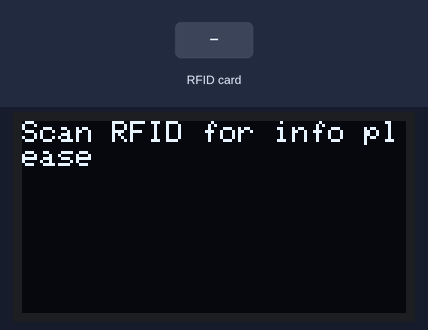
Bench run of a sketch on a simulated ESP32. Shown: 128×64 one-colour display. The test bench sets the inputs (shaded band). WiFi joins after 1.5 s; servers stay silent unless stated; uploads are accepted with an empty reply; what the sketch prints to the serial monitor is not drawn.

Above: at 3.8 s.
3.9 s: RFID card 5E 7A 19 C4 held to the reader
At 5.9 s:
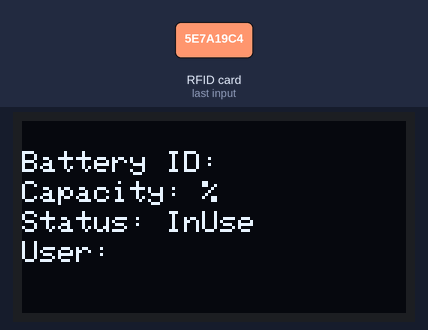
6.2 s: RFID card 5E 7A 19 C4 held to the reader
At 6.7 s:
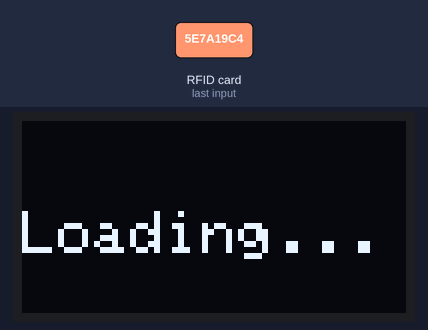
Timing chart, 0 to 9.2 s (numbered marks = the images above; inputs shaded):
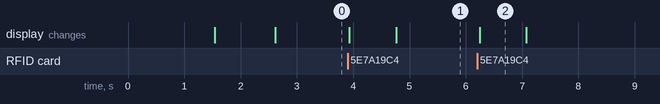

Measured:
- after the input at 3.9 s, the display: first changes at once (image 1 shows a later state)
- after the input at 6.2 s, the display: changes after 0.05 s (image 2)
- what the display in image 2 shows lasts 0.9 s, from 6.2 s to 7.1 s

The sketch:

FinalIOT.ino
```cpp
#include <WiFi.h>
#include <SPI.h>
#include <MFRC522.h>
#include <WiFiClientSecure.h>
#include <Wire.h>
#include <Adafruit_GFX.h>
#include <Adafruit_SSD1306.h>


#define SCREEN_WIDTH 128 // OLED display width, in pixels
#define SCREEN_HEIGHT 64 // OLED display height, in pixels
#define SS_PIN  5  // ESP32 pin GIOP5
#define RST_PIN 27 // ESP32 pin GIOP27

MFRC522 rfid(SS_PIN, RST_PIN);

// Declaration for an SSD1306 display connected to I2C (SDA, SCL pins)
Adafruit_SSD1306 display(SCREEN_WIDTH, SCREEN_HEIGHT, &Wire, -1);


#include <HTTPClient.h>

const char *ssid = "Asim";
const char *password = "ilikewater";
#define MY_ADDRESS "0xB7E99669e9eDdD2975511FBF059d01969f43D409"      //Put your wallet address here
#define BATTERYCONTRACT  "0xFeaD5cd27A7AF5cbeD9bAd737c5Fb70A9c066DEE"  //Put your ERC20 contract address here
#define ETHERSCAN_TX "https://mumbai.polygonscan.com/tx/"

// Copy/paste the private key from MetaMask in here
const char *PRIVATE_KEY = "a12e71ebe9a4bc009a99f6b0a99c8f24163ce13d39979100adb2a1a74c7519b7"; //32 Byte Private key

const char* serverName = "https://restpolygon.asimjawahir.repl.co/";
int wificounter = 0;
void setup_wifi();
void addNewBatteryToStation(int currentStation, String rfid, String metaABI,  const char *contractAddr);
String getBatteryInfo(const char * rfid);
void displayBatteryInfo(String json);
void scan(String user);
void setup() {
    Serial.begin(115200);
    // Add
    setup_wifi();
//    Serial.println(getBatteryInfo("e510b430"));
    Serial.begin(115200);

    if(!display.begin(SSD1306_SWITCHCAPVCC, 0x3C)) { // Address 0x3D for 128x64
      Serial.println(F("SSD1306 allocation failed"));
      for(;;);
    }
    delay(1000);

    display.clearDisplay();

    // Init SPI bus
    SPI.begin();

    // Initialize MFRC522
    rfid.PCD_Init();

    display.setTextSize(1);
    display.setTextColor(WHITE);
    display.print("Scan RFID for info please");
    display.display();
}

void loop() {
//      displayBatteryInfo(getBatteryInfo("e510b430"));
//
//      delay(2000);
  // Look for new cards
  if (rfid.PICC_IsNewCardPresent()) {
    // Read the card
    if (rfid.PICC_ReadCardSerial()) {
      // print UID in hex
      Serial.print("UID:");
      String UID = "";
      for (int i = 0; i < rfid.uid.size; i++) {
        UID += String(rfid.uid.uidByte[i], HEX);
      }

       Serial.println(UID);
      // Serial.println();

      displayBatteryInfo(getBatteryInfo(UID.c_str()));
      // halt PICC
      rfid.PICC_HaltA();
      // stop encryption on PCD
      rfid.PCD_StopCrypto1();
    }
  }
}
void displayBatteryInfo(String json)
{
    int index = 0;
    String parts[7];
    for (int i = 0; i < json.length(); i++) {
      if (json[i] == ',') {
        index++;
      } else {
        if (json[i] == '[' || json[i] == ']' || json[i] == '\"'|| json[i] == ' ')
        {
          continue;
         }
          parts[index] += json[i];
      }
    }
    display.clearDisplay();

    display.setTextSize(1);
    display.setTextColor(WHITE);

    // print everything in parts
    for (int i = 0; i < 7; i++) {
      Serial.print(parts[i]);
      Serial.print(" ");
      Serial.println();
    }

    if(parts[3] == "0")
    {
      display.setCursor(0, 10);
      display.print("Battery ID: "+parts[0]);

      display.setCursor(0, 20);
      display.print("Capacity: "+parts[1]+"%");

      display.setCursor(0, 30);
      display.print("Status: Idle");

      display.setCursor(0, 40);
      display.print("Station: "+parts[4]);
      display.display();
    }
    else
    {
      display.setCursor(0, 10);
      display.print("Battery ID: "+parts[0]);

      display.setCursor(0, 20);
      display.print("Capacity: "+getBatteryPercent(parts[0])+"%");

      display.setCursor(0, 30);
      display.print("Status: InUse");

      display.setCursor(0, 40);
      display.print("User: "+parts[5]);
      display.display();
      scan(parts[5]);
    }

 }
void scan(String user)
{
    WiFiClientSecure client;
    client.setInsecure();
    String url = String(serverName) + "scan";

    // mdns_init ();
    // MDNS.queryHost (url);

    client.connect(url.c_str(), 443);
    HTTPClient http;
    Serial.println("connecting to server "+ url);
    http.begin(client, url);

    http.addHeader("Content-Type", "application/json");
    http.addHeader("Connection", "keep-alive");

    int httpResponseCode = -1;
    String postBody = "{\"user\": " + String(user) + "\"}";
    Serial.println(postBody);
    httpResponseCode = http.POST(postBody.c_str());
    Serial.print("HTTP Response code: ");
    Serial.println(httpResponseCode);
    http.end();
}

String getBatteryInfo(const char * rfid)
{
     display.clearDisplay();

    display.setTextSize(2);
    display.setTextColor(WHITE);
    display.setCursor(0, 30);
    display.print("Loading...");
    display.display();


    WiFiClientSecure client;
    client.setInsecure();
    String url = String(serverName) + "getBatteryDetailsRFID?rfid=" + String(rfid);
    client.connect(url.c_str(), 443);
    HTTPClient http;
    Serial.println("connecting to server "+ url);
    http.begin(client, url);

    int httpResponseCode = -1;
    httpResponseCode = http.GET();
    Serial.print("HTTP Response code: ");
    Serial.println(httpResponseCode);

    String payload = http.getString();
//    Serial.println(payload);

    http.end();
    Serial.println("End");

    return payload;
}

String getBatteryPercent(String id)
{
    WiFiClientSecure client;
    client.setInsecure();
    String url = String(serverName) + "getBatteryPercent?battery_id=" + id;
    client.connect(url.c_str(), 443);
    HTTPClient http;
    Serial.println("connecting to server "+ url);
    http.begin(client, url);

    int httpResponseCode = -1;
    httpResponseCode = http.GET();
    Serial.print("HTTP Response code: ");
    Serial.println(httpResponseCode);

    String payload = http.getString();
  //    Serial.println(payload);

    http.end();
    Serial.println("End");

    return payload;
}

void addNewBatteryToStation(int currentStation, String rfid, String metaABI,  const char *contractAddr)
{
    WiFiClientSecure client;
    client.setInsecure();
    String url = String(serverName) + "addBatteryStation";

    // mdns_init ();
    // MDNS.queryHost (url);

    client.connect(url.c_str(), 443);
    HTTPClient http;
    Serial.println("connecting to server "+ url);
    http.begin(client, url);

    http.addHeader("Content-Type", "application/json");
    http.addHeader("Connection", "keep-alive");

    int httpResponseCode = -1;
    String postBody = "{\"currentStation\": " + String(currentStation) + ", \"rfid\": \"" + rfid + "\", \"abi\": \"" + metaABI + "\"}";
    Serial.println(postBody);
    httpResponseCode = http.POST(postBody.c_str());
    Serial.print("HTTP Response code: ");
    Serial.println(httpResponseCode);

    http.end();
}

void setup_wifi()
{
    if (WiFi.status() == WL_CONNECTED)
    {
        return;
    }

    Serial.println();
    Serial.print("Connecting to ");
    Serial.println(ssid);

    if (WiFi.status() != WL_CONNECTED)
    {
        WiFi.persistent(false);
        WiFi.mode(WIFI_OFF);
        WiFi.mode(WIFI_STA);

        WiFi.begin(ssid, password);
    }

    wificounter = 0;
    while (WiFi.status() != WL_CONNECTED && wificounter < 10)
    {
        for (int i = 0; i < 500; i++)
        {
            delay(1);
        }
        Serial.print(".");
        wificounter++;
    }

    if (wificounter >= 10)
    {
        Serial.println("Restarting ...");
        ESP.restart(); //targetting 8266 & Esp32 - you may need to replace this
    }

    delay(10);

    Serial.println("");
    Serial.println("WiFi connected.");
    Serial.println("IP address: ");
    Serial.println(WiFi.localIP());
}
```
